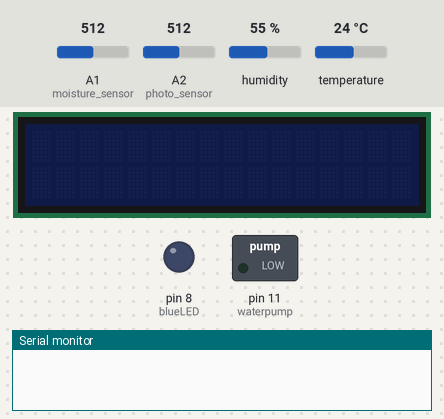
A sketch run on a simulated Arduino Mega 2560, built with avr-gcc and run on an emulated ATmega2560. Shown: 16×2 character LCD, switched loads named in the sketch (green lamp = pin HIGH), output pins drawn as LEDs (lit = HIGH), the last lines printed to the serial monitor. Inputs (shaded band) come from the test bench; at power-on: A1 (moisture_sensor) = 512, A2 (photo_sensor) = 512, humidity 55 %, temperature 24 °C. The modem accepts every AT command (registered, SIM ready, sends succeed) and sends nothing else; pins used as bus, display or sensor lines are not drawn.

Above: at 0.1 s.
At 1.6 s:
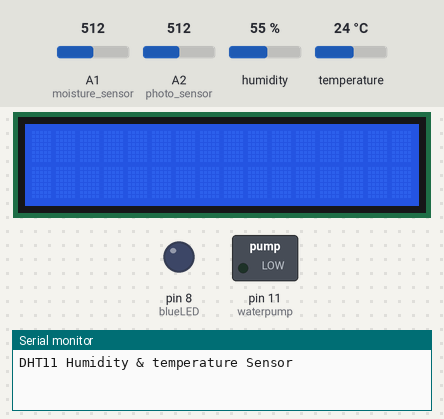
At 106.8 s:
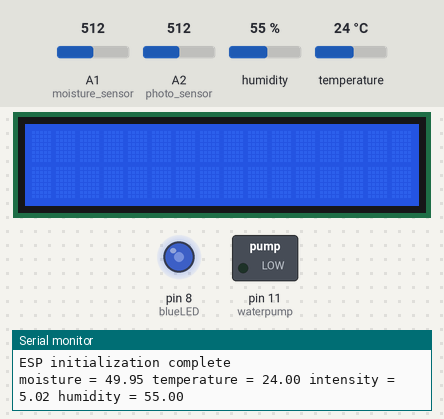
Timing chart, 0 to 108.3 s (numbered marks = the images above):
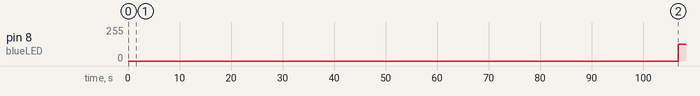

The sketch:

garden.ino
```cpp
#include <dht.h>
#include <LiquidCrystal.h>
LiquidCrystal LCD{10,9,5,4,3,2};

#define OFF                 LOW
#define ON                  HIGH
#define dht_apin            A0
#define moisture_sensor     A1
#define photo_sensor        A2
#define buzzer              12
#define waterpump           11
#define blueLED             8
#define moisture_limit      15

int counter = 0;
float moisture, temperature, intensity, humidity;

dht DHT;
int myCounter=0;

void init1();
void get_moisture();
void get_temp_humid();
void get_photo_intensity();


void setup()
{
  init1();
  init_esp();
}

void loop()
{
  get_moisture();
  get_temp_humid();
  get_photo_intensity();
  Serial.print("moisture = ");
  Serial.print(moisture);
  Serial.print(" temperature = ");
  Serial.print(temperature);
  Serial.print(" intensity = ");
  Serial.print(intensity);
  Serial.print(" humidity = ");
  Serial.println(humidity);
  counter++;
  if (counter == 10)
  {
    send_data(moisture, temperature, intensity, humidity);
    counter = 0;
  }
  delay(2000);
}


void init1()
{
  Serial.begin(115200);
  delay(500);//Delay to let system boot
  Serial.println("DHT11 Humidity & temperature Sensor\n\n");
  delay(1000);//Wait before accessing Sensor
  pinMode(dht_apin, INPUT);
  pinMode(buzzer, OUTPUT);
  pinMode(blueLED, OUTPUT);
  pinMode(photo_sensor, INPUT);
  pinMode(moisture_sensor, INPUT);
  pinMode(waterpump, OUTPUT);
  LCD.begin(16,2);
  noTone(buzzer);
  digitalWrite(waterpump,OFF);
}

void get_moisture()
  {
    moisture = analogRead(moisture_sensor);
    moisture = 100 - (100.0/1023.0)*moisture;
    //Serial.print("Moisture = ");
    //Serial.println(moisture);

    if(moisture < 9)
      {
        tone(buzzer, 250);
        digitalWrite(waterpump,ON);
        while(1)
        {
          moisture = analogRead(moisture_sensor);
          moisture = 100 - (100.0/1023.0)*moisture;
          if(moisture >= moisture_limit)
          {
            noTone(buzzer);
            digitalWrite(waterpump,OFF);
            break;
          }
        }
      }
  }


void get_temp_humid()
{
  DHT.read11(dht_apin);
  humidity = DHT.humidity;
  temperature = DHT.temperature;
}

void get_photo_intensity()
{
  int val = analogRead(photo_sensor)/4;
  //Serial.print("val = ");
  //Serial.println((255-val));
  analogWrite(blueLED, (255-val));
  intensity = float(val/25.5);
  //Serial.print("intensity = ");
  //Serial.println(intensity);
}
```

esp.ino
```cpp
String cmd,data_cmd;
String my_SSID        =   "airtel_71AF9B";          //use your wifi SSID
String my_password    =   "3333LNHU3E";             //use your wifi password
String API_key        =   "4C9HP6HVLIKGTY2A";     //use your thigspeak API
String my_temp, my_humid, my_inten, my_moist;
long timeout          =   15000; //milliseconds
int sensor_data       =   0;

int str_len;


void send_cmd(String cmd)
{
  cmd = cmd + '\r' + '\n';
  str_len = cmd.length() + 1;
  char char_array[str_len];
  cmd.toCharArray(char_array, str_len);
  for(int i = 0; i < str_len; i++)
  {
    Serial1.write(char_array[i]);
  }

}

void get_response()
{
  long deadline;
  if (cmd == "AT+RST")
  {
    deadline = millis() + 30000;
  }
  else
  {
    deadline = millis() + timeout;
  }

  while(millis() < deadline)
    {
      if (Serial1.available())
      {
        char ch = Serial1.read();
        Serial.write(ch);
      }
    }
}


void init_esp()
{
  Serial1.begin(115200);
  delay(100);

  pinMode(10, OUTPUT);             //Reset pin no 10
  pinMode(9, OUTPUT);             //EN pin no 9
  Serial.println("Resetting ESP01");
  digitalWrite(10, LOW);
  digitalWrite(9, LOW);
  delay(100);
  digitalWrite(10, HIGH);
  digitalWrite(9, HIGH);
  delay(30000);
  while (Serial1.available())
    {
      Serial.write(Serial1.read());
    }
  Serial.println("Reset complete");
  Serial1.flush();
  cmd = "AT";
  send_cmd(cmd);
  get_response();
  cmd = "AT+RST";
  send_cmd(cmd);
  //delay(10000);
  get_response();
  cmd = "AT+CWJAP=\"" + my_SSID + "\",\"" + my_password + '\"';
  send_cmd(cmd);
  //delay(10000);
  get_response();
  cmd = "AT+CIPMUX=0";
  send_cmd(cmd);
  //delay(10000);
  get_response();
  Serial.println("ESP initialization complete");


}

void send_data(float temp, float humid, float inten, float moist)
{
  my_temp = String(temp);
  my_humid = String(humid);
  my_inten = String(inten);
  my_moist = String(moist);
  cmd = "AT+CIPSTART=\"TCP\",\"api.thingspeak.com\",80";
  send_cmd(cmd);
  get_response();
  //String str = sensor_data;
  data_cmd = "GET https://api.thingspeak.com/update?api_key=" + API_key +"&field1=" + my_temp +"&field2=" + my_humid +"&field3=" + my_inten +"&field4=" + my_moist;
  cmd = "AT+CIPSEND=" + String(data_cmd.length()+2);
  send_cmd(cmd);
  get_response();
  //data_cmd = "GET https://api.thingspeak.com/update?api_key=" + API_key +"&field1=" + sensor_data;
  send_cmd(data_cmd);
  get_response();
  //cmd = "AT+CIPCLOSE";
  //send_cmd(cmd);
  //get_response();
  //delay(10000);

}
```

Measured:
- by itself, pin 8 (blueLED): 0/255 → 127/255 at 107 s
